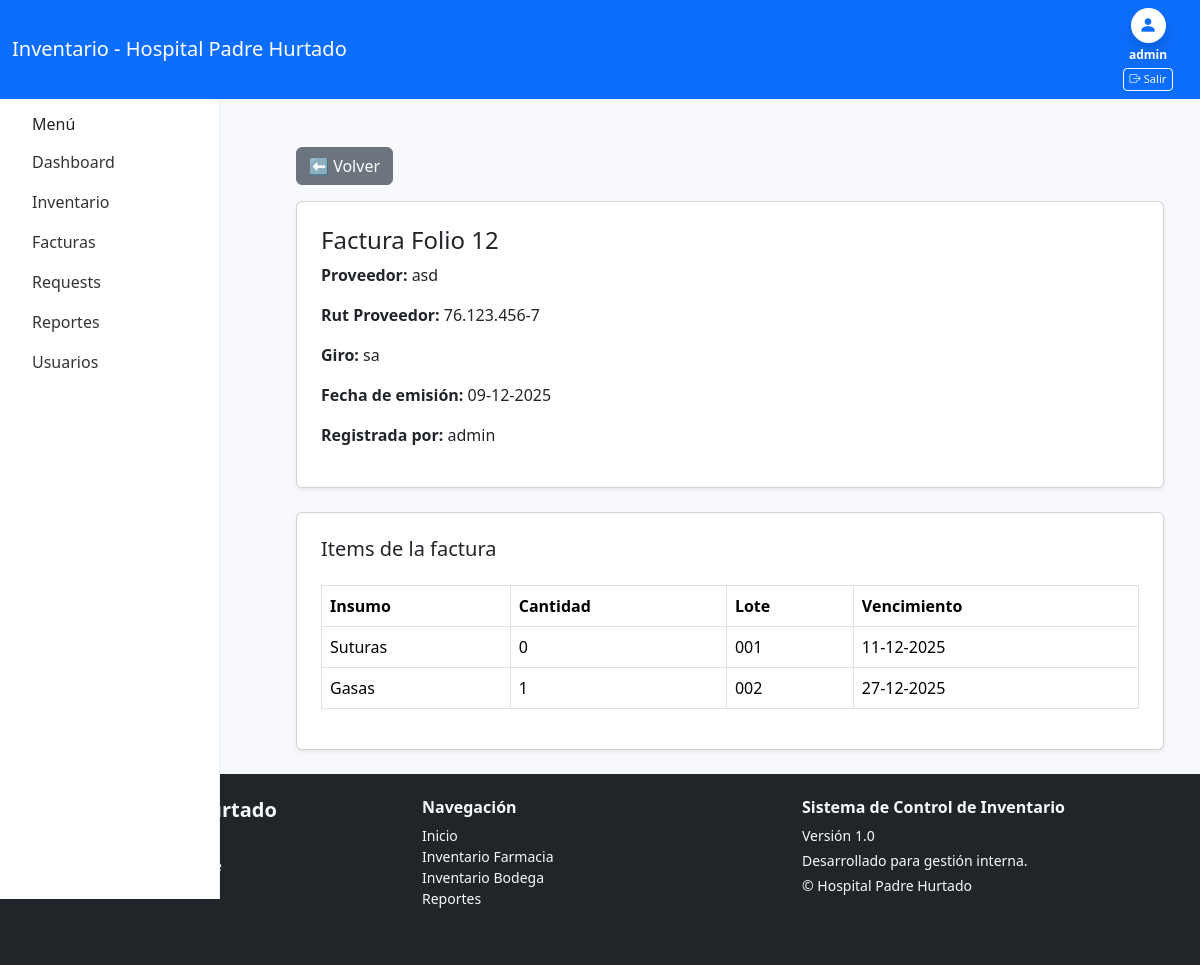
Screenshot of /inventario/facturas/2/ (signed in) with the database file from the repository.
### inventario/models.py (models this page shows, shortened)
class FacturaIngreso(models.Model):
    TIPO_DTE = [
        (33, "Factura Electrónica (Afecta)"),
        (34, "Factura Exenta Electrónica"),
        (52, "Guía de Despacho"),
        (61, "Nota de Crédito"),
        (56, "Nota de Débito"),
    ]
    folio = models.PositiveIntegerField()
    tipo_dte = models.PositiveSmallIntegerField(choices=TIPO_DTE, default=33)
    fecha_emision = models.DateField()
    proveedor_rut = models.CharField(max_length=15)  # Ej: 76.123.456-7
    proveedor_nombre = models.CharField(max_length=200)
    proveedor_giro = models.CharField(max_length=200, blank=True, null=True)
    usuario = models.ForeignKey(User, on_delete=models.SET_NULL, null=True)
    fecha_registro = models.DateTimeField(auto_now_add=True)
    archivo_pdf = models.FileField(upload_to="facturas/", blank=True, null=True)
    class Meta:
        constraints = [
            models.UniqueConstraint(
                fields=["folio", "proveedor_rut"],
                name="unique_folio_ingreso_por_proveedor"
            )
        ]

class ItemFactura(models.Model):
    factura = models.ForeignKey(
        FacturaIngreso,
        on_delete=models.CASCADE,
        related_name="items"
    )
    insumo = models.ForeignKey(Insumo, on_delete=models.CASCADE)
    cantidad = models.PositiveIntegerField()
    lote = models.CharField(max_length=100, blank=True, null=True)
    vencimiento = models.DateField(blank=True, null=True)

class Insumo(models.Model):
    codigo = models.CharField(max_length=50, unique=True, blank=True)
    nombre = models.CharField(max_length=200)
    unidad = models.CharField(max_length=50)
    stock = models.IntegerField(default=0)
    stock_minimo = models.IntegerField(default=0)

### inventario/views.py (the view)
# urls.py: path("facturas/<int:pk>/", views.factura_farmacia_detalle, name="factura_detalle"),
@login_required
def factura_detalle(request, pk):
    factura = get_object_or_404(FacturaIngreso, pk=pk)
    items = factura.items.all()
    return render(request, "inventario/factura_detalle.html", {
        "factura": factura,
        "items": items
    })

### inventario/templates/inventario/factura_detalle.html (shortened to what this page needs)
{% extends "core/base.html" %}
{% block principal %}
<div class="container mt-4">
  <a href="{% url 'inventario:facturas_list' %}" class="btn btn-secondary mb-3">
    ⬅ Volver
  </a>
  <div class="card p-4 shadow-sm">
    <h4>Factura Folio {{ factura.folio }}</h4>
    <p><strong>Proveedor:</strong> {{ factura.proveedor_nombre }}</p>
    <p><strong>Rut Proveedor:</strong> {{ factura.proveedor_rut }}</p>
    <p><strong>Giro:</strong> {{ factura.proveedor_giro|default:"-" }}</p>
    <p><strong>Fecha de emisión:</strong> {{ factura.fecha_emision|date:"d-m-Y" }}</p>
    <p><strong>Registrada por:</strong> {{ factura.usuario.username }}</p>
  </div>
  <div class="card p-4 shadow-sm mt-4">
    <h5>Items de la factura</h5>
    <table class="table table-bordered mt-3">
      <thead>
        <tr>
          <th>Insumo</th>
          <th>Cantidad</th>
          <th>Lote</th>
          <th>Vencimiento</th>
        </tr>
      </thead>
      <tbody>
        {% for item in items %}
        <tr>
          <td>{{ item.insumo.nombre }}</td>
          <td>{{ item.cantidad }}</td>
          <td>{{ item.lote|default:"-" }}</td>
          <td>
            {% if item.vencimiento %}
              {{ item.vencimiento|date:"d-m-Y" }}
            {% else %}
              -
            {% endif %}
          </td>
        </tr>
        {% endfor %}
      </tbody>
    </table>
  </div>
</div>
{% endblock %}

### core/templates/core/base.html (shortened to what this page needs)
{% load static %}
<!doctype html>
<html lang="es">
<head>
  <link href="https://cdn.jsdelivr.net/npm/bootstrap@5.3.2/dist/css/bootstrap.min.css" rel="stylesheet">
  <link rel="stylesheet" href="https://cdn.jsdelivr.net/npm/bootstrap-icons@1.10.5/font/bootstrap-icons.css">
</head>
<body class="d-flex flex-column min-vh-100">
<nav class="navbar navbar-expand-lg app-header">
  <div class="container-fluid">
    <a class="navbar-brand text-white" href="{% url 'dashboard' %}">Inventario - Hospital Padre Hurtado</a>
    <div class="d-flex">
      {% if request.user.is_authenticated %}
          <div class="d-flex flex-column align-items-center text-white" style="min-width:80px;">
          <div class="rounded-circle bg-white d-flex justify-content-center align-items-center shadow" style="width:35px; height:35px;">
            <i class="bi bi-person-fill" style="font-size:18px; color:#0d6efd;"></i>
          </div>
          <div style="font-size:0.75rem; margin-top:3px; text-align:center;">
            <strong>{{ user.username }}</strong>
          </div>
          <a href="{% url 'logout' %}" class="btn btn-outline-light btn-sm mt-1" style="font-size:0.70rem; padding: 2px 6px; white-space: nowrap; width: auto !important;">
            <i class="bi bi-box-arrow-right"></i>
            Salir
          </a>
        </div>
      {% else %}
        <a class="btn btn-outline-light btn-sm" href="{% url 'login' %}">Iniciar sesión</a>
      {% endif %}
    </div>
  </div>
</nav>
<div class="d-flex">
  <aside class="sidebar p-3">
    <h6 class="px-3">Menú</h6>
    {% with current=request.resolver_match.url_name %}
    <ul class="nav flex-column">
    {% if request.user.is_authenticated %}
      {% if request.user.perfil.rol == "ADMIN" or request.user.perfil.rol == "JEFE_BODEGA" or request.user.perfil.rol == "JEFE_FARMACIA" %}
      <li class="nav-item">
        <a class="nav-link {% if current == 'dashboard' %}active{% endif %}" href="{% url 'dashboard' %}">
            Dashboard
        </a>
      </li>
      {% endif %}
      {% if request.user.perfil.rol == "JEFE_BODEGA" or request.user.perfil.rol == "FUNC_BODEGA" %}
      <li class="nav-item">
        <a class="nav-link {% if current == 'inventory_list' %}active{% endif %}" href="{% url 'inventario:inventory_list' %}">Inventario</a>
      </li>
      <li class="nav-item">
        <a class="nav-link {% if current == 'facturas_list' %}active{% endif %}" href="{% url 'inventario:facturas_list' %}">Facturas</a>
      </li>
      <li class="nav-item">
        <a class="nav-link {% if current == 'solicitudes_listar' %}active{% endif %}" href="{% url 'inventario:solicitudes_listar' %}">Requests</a>
      </li>
      {% endif %}
      <li class="nav-item">
        <a class="nav-link {% if current == 'reports' %}active{% endif %}" href="{% url 'reports' %}">Reportes</a>
      </li>
    {% endif %}
      {% if user.is_authenticated and user.is_superuser %}
      <li class="nav-item">
        <a class="nav-link {% if current == 'manage_users' %}active{% endif %}" href="{% url 'manage_users' %}">Usuarios</a>
      </li>
      {% endif %}
    </ul>
    {% endwith %}
  </aside>
  <main class="flex-fill p-4">
    {% block principal %}
    {% endblock %}
  </main>
</div>
<footer class="bg-dark text-light mt-auto py-4">
  <div class="container">
    <div class="row">
      <div class="col-md-4 mb-3">
        <h5 class="fw-bold">Hospital Padre Hurtado</h5>
        <p class="small mb-1">Av. Concha y Toro 3459</p>
        <p class="small mb-1">San Ramón, Santiago, Chile</p>
        <p class="small">Teléfono: <strong>(2) 2576 3000</strong></p>
      </div>
      <div class="col-md-4 mb-3">
        <h6 class="fw-bold">Navegación</h6>
        <ul class="list-unstyled small">
          <li><a href="/" class="text-light text-decoration-none">Inicio</a></li>
          <li><a href="/farmacia/" class="text-light text-decoration-none">Inventario Farmacia</a></li>
          <li><a href="/bodega/" class="text-light text-decoration-none">Inventario Bodega</a></li>
          <li><a href="/reportes/" class="text-light text-decoration-none">Reportes</a></li>
        </ul>
      </div>
      <div class="col-md-4 mb-3">
        <h6 class="fw-bold">Sistema de Control de Inventario</h6>
        <p class="small mb-1">Versión 1.0</p>
        <p class="small mb-1">Desarrollado para gestión interna.</p>
        <p class="small">© {{ now|date:"Y" }} Hospital Padre Hurtado</p>
      </div>
    </div>
</footer>
</body>
</html>

### core/templates/core/base.html (style rules this page uses)
body { background:#f7f9fc; }
.sidebar { min-width: 220px; max-width: 260px; background: #fff; border-right:1px solid #e6eef8; height:100vh; padding-top:1rem; position:fixed; }
main.flex-fill { margin-left: 260px; }
.app-header { background: #0d6efd; color: #fff; }
.sidebar .nav { padding-left:0; }
.sidebar .nav-link { color:#333; }

### rows the page displays
FacturaIngreso: folio "12", proveedor_nombre "asd", proveedor_rut "76.123.456-7", proveedor_giro "sa", fecha_emision "09-12-2025", usuario.username "admin"
ItemFactura: insumo.nombre "Suturas", cantidad "0", lote "001", vencimiento "11-12-2025"
ItemFactura: insumo.nombre "Gasas", cantidad "1", lote "002", vencimiento "27-12-2025"

### other values shown
{{ user.username }} "admin"
